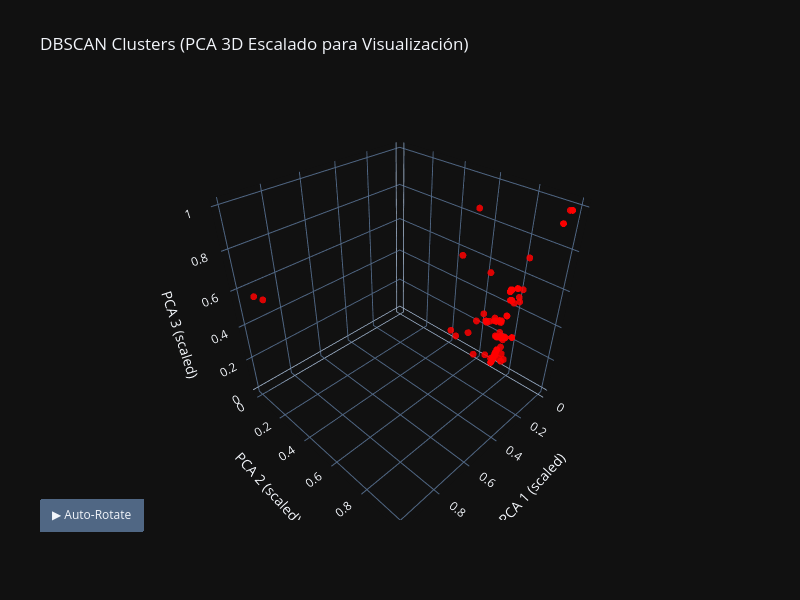

Notebook source saved alongside this figure:
### Markdown cell above
## 6.5 PCA 3D Visualization of Level 3 Noise

To analyze the remaining unclustered sessions in Level 3 (`cluster = -1`), we project
them into PCA space and visualize them separately.
This helps identify whether the residual noise forms any structure or if it truly
corresponds to irregular, sparse, or anomalous behavior that DBSCAN cannot group.

### Code cell
fig = go.Figure()
colors = ['red', 'blue', 'green', 'purple', 'brown',
          'pink', 'gray', 'cyan', 'magenta']

for i, cluster in enumerate(unique_clusters):
    if cluster != -1:
        continue
    cluster_mask = clusters == cluster
    label = f"Cluster {cluster}" if cluster != -1 else "Noise"

    fig.add_trace(go.Scatter3d(
        x=X_pca_vis[cluster_mask, 0],
        y=X_pca_vis[cluster_mask, 1],
        z=X_pca_vis[cluster_mask, 2],
        mode='markers',
        marker=dict(
            size=4,
            color=colors[i % len(colors)],
            opacity=0.85
        ),
        name=label
    ))

# ==========================
# 4) Layout
# ==========================
fig.update_layout(
    title="DBSCAN Clusters (PCA 3D Escalado para Visualización)",
    scene=dict(
        xaxis_title='PCA 1 (scaled)',
        yaxis_title='PCA 2 (scaled)',
        zaxis_title='PCA 3 (scaled)'
    ),
    width=800,
    height=600
)


import numpy as np

# ==========================
# 4.1) Add automatic rotation
# ==========================

def rotate_camera(angle):
    return dict(
        eye=dict(
            x=2*np.cos(angle),
            y=2*np.sin(angle),
            z=0.5
        )
    )

frames = []
angles = np.linspace(0, 2*np.pi, 120)  # 120 pasos para 360°

for angle in angles:
    frames.append(
        go.Frame(layout=dict(scene_camera=rotate_camera(angle)))
    )

fig.frames = frames

fig.update_layout(
    updatemenus=[
        dict(
            type="buttons",
            showactive=False,
            buttons=[
                dict(
                    label="▶ Auto-Rotate",
                    method="animate",
                    args=[
                        None,
                        dict(frame=dict(duration=50, redraw=True),
                             fromcurrent=True,
                             transition=dict(duration=0))
                    ]
                )
            ],
            x=0.1,
            y=0.05
        )
    ]
)


# ==========================
# 5) Mostrar figura
# ==========================
fig.show()

### Figure 1 — Plotly figure (JSON) as saved in the notebook; plotly's stock layout.template omitted (floating-point values rounded to 4 significant figures)
{"data": [{"marker": {"color": "red", "opacity": 0.85, "size": 4}, "mode": "markers", "name": "Noise", "x": [0.1117, 0.1712, 0.1672, 0.2555, 0.1529, 0.07744, 0.05925, 0.06823, 0.0776, 0.03933, 0.1503, 0.1383, 0.2328, 0.03933, 0.03933, 0.03933, 0.03933, 0.234, 0.1041, 0.05684, 0.2317, 0.2057, 0.1052, 0.3054, 0.1538, 0.1052, 0.03933, 0.02361, 0.01056, 0.01208, 0.004318, 0.00532, 0.008441, 0.1017, 0.008336, 0.006121, 0.06558, 0.006341, 0.03318, 0.01046, 0.07117, 0.1115, 0.00752, 0.01365, 0.06162, 0.03961, 0.01185, 0.004621, 0.03604, 0.006463, 0.01196, 0.01052, 0.004618, 0.01191, 0.09548, 0.01087, 0.03196, 0.0139, 0.01047, 0.9433, 0.05774, 0.01384, 0.1299, 0.006895, 0.02924, 0.036, 0.01384, 0.0119, 0.124, 0.116, 0.187, 0.05838, 0.02316, 0.02313, 0.07442, 0.04794, 0.04798, 0.06573, 0.05023, 0.06849, 0.03851, 0.05057, 0.2034, 1.0, 0.06831, 0.07786, 0.09326, 0.04754, 0.07142, 0.07321, 0.06995, 0.07766, 0.07781, 0.1227, 0.04735, 0.04735, 0.08712, 0.09648, 0.09961, 0.02318, 0.07108, 0.1732, 0.0474, 0.09161, 0.05265, 0.121, 0.0474, 0.02758], "y": [0.7771, 0.7499, 0.7454, 0.7511, 0.7541, 0.8047, 0.7868, 0.799, 0.6672, 0.8217, 0.7272, 0.8018, 0.6906, 0.8217, 0.8217, 0.8217, 0.8217, 0.6258, 0.7777, 0.7826, 0.6925, 0.6009, 0.7778, 0.6445, 0.68, 0.7826, 0.8217, 0.7455, 0.7203, 0.7247, 0.6982, 0.7034, 0.7134, 0.7861, 0.7136, 0.7044, 0.8002, 0.7066, 0.7751, 0.7204, 0.7978, 0.7793, 0.7109, 0.7306, 0.839, 0.7934, 0.725, 0.7007, 0.9679, 0.7064, 0.7248, 0.7203, 0.7007, 0.7249, 0.7831, 0.7198, 0.7724, 0.7303, 0.7204, 0.0, 0.8507, 0.7304, 0.7645, 0.7086, 0.7588, 0.968, 0.7304, 0.7249, 0.7629, 0.7735, 0.808, 0.7875, 0.8028, 0.8028, 0.8089, 0.7794, 0.7793, 0.7984, 0.8385, 0.7989, 0.8458, 0.8103, 0.7832, 0.1934, 0.794, 0.7819, 0.7874, 0.9997, 0.7969, 0.8097, 0.7981, 0.8067, 0.8064, 0.7692, 1.0, 1.0, 0.7855, 0.7838, 0.7867, 0.8028, 0.7971, 0.7454, 0.9999, 0.7968, 0.9925, 0.7718, 0.9999, 0.7425], "z": [0.2844, 0.3885, 0.3912, 0.2418, 0.3865, 0.4955, 0.3873, 0.5476, 0.3487, 0.2626, 0.6445, 0.1961, 0.971, 0.2626, 0.2626, 0.2626, 0.2626, 0.7263, 0.3788, 0.2359, 0.3279, 0.2427, 0.3783, 0.3564, 0.3509, 0.3718, 0.2626, 0.2154, 0.0782, 0.09476, 0.0, 0.01678, 0.05334, 0.3703, 0.05336, 0.02221, 0.2644, 0.02848, 0.07501, 0.07822, 0.2708, 0.2822, 0.0438, 0.1155, 0.5206, 0.1024, 0.0948, 0.00753, 0.9286, 0.02846, 0.09478, 0.07821, 0.00753, 0.09479, 0.3754, 0.07816, 0.1227, 0.1155, 0.07822, 0.5453, 0.5671, 0.1155, 0.3835, 0.03559, 0.0813, 0.9286, 0.1155, 0.09479, 0.3956, 0.2882, 0.2091, 0.3869, 0.5353, 0.5353, 0.4959, 0.5184, 0.5184, 0.2631, 0.49, 0.5477, 0.723, 0.469, 0.2265, 0.6475, 0.2623, 0.2621, 0.2804, 1.0, 0.5488, 0.4953, 0.5484, 0.4971, 0.497, 0.3811, 1.0, 1.0, 0.2733, 0.3748, 0.2781, 0.5353, 0.5487, 0.3955, 1.0, 0.2176, 0.9992, 0.3787, 1.0, 0.2447], "type": "scatter3d"}], "layout": {"title": {"text": "DBSCAN Clusters (PCA 3D Escalado para Visualización)"}, "scene": {"xaxis": {"title": {"text": "PCA 1 (scaled)"}}, "yaxis": {"title": {"text": "PCA 2 (scaled)"}}, "zaxis": {"title": {"text": "PCA 3 (scaled)"}}}, "width": 800, "height": 600, "updatemenus": [{"buttons": [{"args": [null, {"frame": {"duration": 50, "redraw": true}, "fromcurrent": true, "transition": {"duration": 0}}], "label": "▶ Auto-Rotate", "method": "animate"}], "showactive": false, "type": "buttons", "x": 0.1, "y": 0.05}]}}
